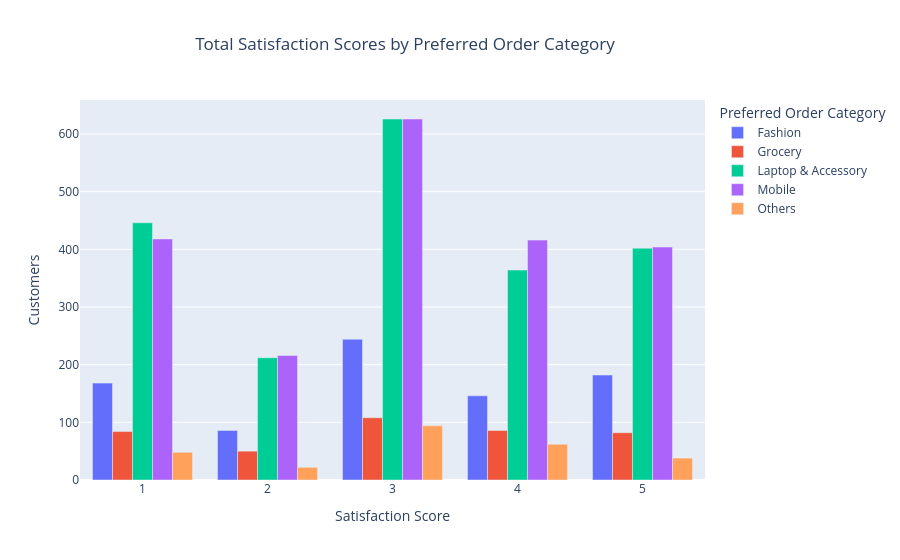

This figure's notebook cell:
### Code cell
fig = px.bar(
    satisfaction_by_cat,
    x='SatisfactionScore',
    y='Total',
    color='PreferedOrderCat',
    barmode='group',
    labels={
        'SatisfactionScore': 'Satisfaction Score',
        'Total': 'Customers',
        'PreferedOrderCat': 'Preferred Order Category'
    },
    title='Total Satisfaction Scores by Preferred Order Category',
    hover_data={'Percentage': ':.2f'}
)

fig.update_layout(xaxis=dict(tickmode='linear', dtick=1))
fig.update_layout(title={'x': 0.45})

fig.show()

### Figure 1 — Plotly figure (JSON) as saved in the notebook; plotly's stock layout.template omitted (floating-point values rounded to 4 significant figures)
{"data": [{"alignmentgroup": "True", "customdata": [[20.34], [10.41], [29.54], [17.68], [22.03]], "hovertemplate": "Preferred Order Category=Fashion<br>Satisfaction Score=%{x}<br>Customers=%{y}<br>Percentage=%{customdata[0]:.2f}<extra></extra>", "legendgroup": "Fashion", "marker": {"color": "#636efa", "pattern": {"shape": ""}}, "name": "Fashion", "offsetgroup": "Fashion", "orientation": "v", "showlegend": true, "textposition": "auto", "type": "bar", "x": [1, 2, 3, 4, 5], "xaxis": "x", "y": [168, 86, 244, 146, 182], "yaxis": "y"}, {"alignmentgroup": "True", "customdata": [[20.49], [12.2], [26.34], [20.98], [20.0]], "hovertemplate": "Preferred Order Category=Grocery<br>Satisfaction Score=%{x}<br>Customers=%{y}<br>Percentage=%{customdata[0]:.2f}<extra></extra>", "legendgroup": "Grocery", "marker": {"color": "#EF553B", "pattern": {"shape": ""}}, "name": "Grocery", "offsetgroup": "Grocery", "orientation": "v", "showlegend": true, "textposition": "auto", "type": "bar", "x": [1, 2, 3, 4, 5], "xaxis": "x", "y": [84, 50, 108, 86, 82], "yaxis": "y"}, {"alignmentgroup": "True", "customdata": [[21.76], [10.34], [30.54], [17.76], [19.61]], "hovertemplate": "Preferred Order Category=Laptop & Accessory<br>Satisfaction Score=%{x}<br>Customers=%{y}<br>Percentage=%{customdata[0]:.2f}<extra></extra>", "legendgroup": "Laptop & Accessory", "marker": {"color": "#00cc96", "pattern": {"shape": ""}}, "name": "Laptop & Accessory", "offsetgroup": "Laptop & Accessory", "orientation": "v", "showlegend": true, "textposition": "auto", "type": "bar", "x": [1, 2, 3, 4, 5], "xaxis": "x", "y": [446, 212, 626, 364, 402], "yaxis": "y"}, {"alignmentgroup": "True", "customdata": [[20.1], [10.38], [30.1], [20.0], [19.42]], "hovertemplate": "Preferred Order Category=Mobile<br>Satisfaction Score=%{x}<br>Customers=%{y}<br>Percentage=%{customdata[0]:.2f}<extra></extra>", "legendgroup": "Mobile", "marker": {"color": "#ab63fa", "pattern": {"shape": ""}}, "name": "Mobile", "offsetgroup": "Mobile", "orientation": "v", "showlegend": true, "textposition": "auto", "type": "bar", "x": [1, 2, 3, 4, 5], "xaxis": "x", "y": [418, 216, 626, 416, 404], "yaxis": "y"}, {"alignmentgroup": "True", "customdata": [[18.18], [8.333], [35.61], [23.48], [14.39]], "hovertemplate": "Preferred Order Category=Others<br>Satisfaction Score=%{x}<br>Customers=%{y}<br>Percentage=%{customdata[0]:.2f}<extra></extra>", "legendgroup": "Others", "marker": {"color": "#FFA15A", "pattern": {"shape": ""}}, "name": "Others", "offsetgroup": "Others", "orientation": "v", "showlegend": true, "textposition": "auto", "type": "bar", "x": [1, 2, 3, 4, 5], "xaxis": "x", "y": [48, 22, 94, 62, 38], "yaxis": "y"}], "layout": {"barmode": "group", "legend": {"title": {"text": "Preferred Order Category"}, "tracegroupgap": 0}, "title": {"text": "Total Satisfaction Scores by Preferred Order Category", "x": 0.45}, "xaxis": {"anchor": "y", "domain": [0, 1], "dtick": 1, "tickmode": "linear", "title": {"text": "Satisfaction Score"}}, "yaxis": {"anchor": "x", "domain": [0, 1], "title": {"text": "Customers"}}}}
